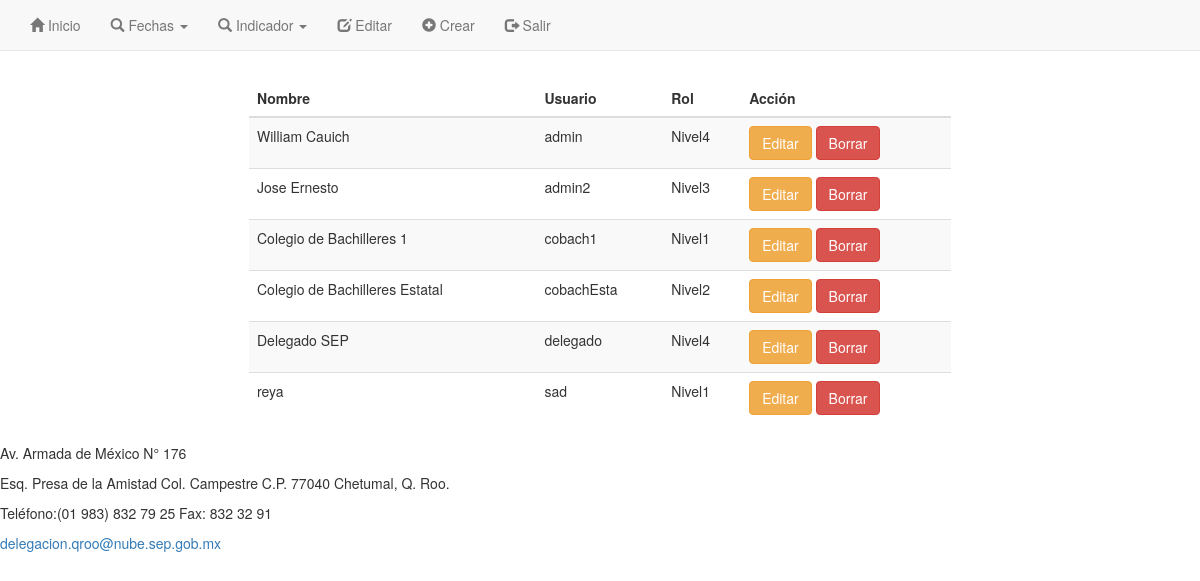
/index.php/niv3/Editar, run on the app's committed database.
### tables this page shows
CREATE TABLE `usuarios` (
  `ID` int(11) NOT NULL,
  `Nombre` varchar(255) NOT NULL,
  `Usuario` varchar(100) NOT NULL,
  `PW` varchar(50) NOT NULL,
  `Rol` varchar(200) NOT NULL DEFAULT 'Nivel1'
);

### application/controllers/Niv3.php (called while the page is built, shortened)
<?php
class Niv3 extends CI_Controller {
	function __construct(){
		$this-> load-> helper('form');
		$this-> load-> model('Admin_model');
	}
	function Editar(){
		$data['prueba']= $this-> Admin_model-> ver();
		$this->load->view('Nivel3/EditarUser',$data);
	}
}

### index.php (called while the page is built, shortened)
<?php
require_once BASEPATH.'core/CodeIgniter.php';

### application/models/Admin_model.php (called while the page is built, shortened)
<?php
class Admin_model extends CI_Controller {
	function ver(){
		$query = $this-> db->get('usuarios');
		if ($query -> num_rows()>0) return $query;
		else return false;
	}
}

### application/views/Nivel3/EditarUser.php (the view, shortened to what this page needs)
<!DOCTYPE html>
<html>
<head>
  <link rel="stylesheet" href="https://maxcdn.bootstrapcdn.com/bootstrap/3.3.7/css/bootstrap.min.css">
  <link rel="stylesheet" href="/SEP/css/menu.php" media="screen">
</head>
<body>
<nav class="navbar  navbar-default navbar-fixed-top" >
  <div class="container-fluid">
    <ul class="nav navbar-nav" >
    <li><a href="/SEP/index.php/Niv3/Inicio"><span class="glyphicon glyphicon-home"></span> Inicio</a></li>
    <li class="dropdown"><a class="dropdown-toggle" data-toggle="dropdown"><span class="glyphicon glyphicon-search"></span> Fechas <span class="caret"></span></a>
    </li>
    <li class="dropdown"><a class="dropdown-toggle" data-toggle="dropdown"><span class="glyphicon glyphicon-search"></span> Indicador <span class="caret"></span></a>
    </li>
    <li><a href="/SEP/index.php/Niv3/Editar"><span class="glyphicon glyphicon-edit"></span> Editar</a></li>
    <li><a href="/SEP/index.php/Niv3/Crear"><span class="glyphicon glyphicon-plus-sign"></span> Crear</a></li>
    <li><a href="/SEP"><span class="glyphicon  glyphicon-log-out"></span> Salir </a></li>
  </ul>
</div>
</nav>
<div class="container" style="margin-top:50px;height: 30px;">
</div>
<center>
<table style="width: 702px;height: 202px;" class="table table-striped">
  <thead>
    <tr>
      <th>Nombre</th>
      <th>Usuario</th>
      <th>Rol</th>
      <th>Acción</th>
    </tr>
  </thead>
    <tbody>
  <?php
  if ($prueba) {
    foreach ($prueba-> result() as $prueba) {
      $id=$prueba->ID;
      ?>
      <tr>
        <td><?= $prueba->Nombre; ?></td>
        <td><?= $prueba->Usuario;?> </td>
        <td><?= $prueba->Rol; ?></td>
        <td>
              <button type="button" class="btn btn-warning" data-toggle="modal" data-target="#myModal<?= $prueba->ID; ?>"> Editar</button>
             <a href="/SEP/index.php/Niv3/borrarUser/<?= $id ?>"><button type="button" class="btn btn-danger">Borrar</button> </a>
        </td>
  <?php }
  }else{
    echo "<p>No cuentas con personas</p>";
    }
  ?>
      </tr>
    </tbody>
</table>
</center>
<footer>
  <div class="PiePag" >
    <p>Av. Armada de México N° 176</p>
    <p>Esq. Presa de la Amistad Col. Campestre C.P. 77040  Chetumal, Q. Roo.</p>
    <p>Teléfono:(01 983) 832 79 25 Fax: 832 32 91</p>
    <p> <a href="delegacion.qroo@nube.sep.gob.mx">delegacion.qroo@nube.sep.gob.mx</a></p>
  </div>
</footer>
</body>
</html>

### data on the page
usuarios: Nombre "William Cauich", Usuario "admin", Rol "Nivel4"
usuarios: Nombre "Jose Ernesto", Usuario "admin2", Rol "Nivel3"
usuarios: Nombre "Colegio de Bachilleres 1", Usuario "cobach1", Rol "Nivel1"
usuarios: Nombre "Colegio de Bachilleres Estatal", Usuario "cobachEsta", Rol "Nivel2"
usuarios: Nombre "Delegado SEP", Usuario "delegado", Rol "Nivel4"
usuarios: Nombre "reya", Usuario "sad", Rol "Nivel1"
